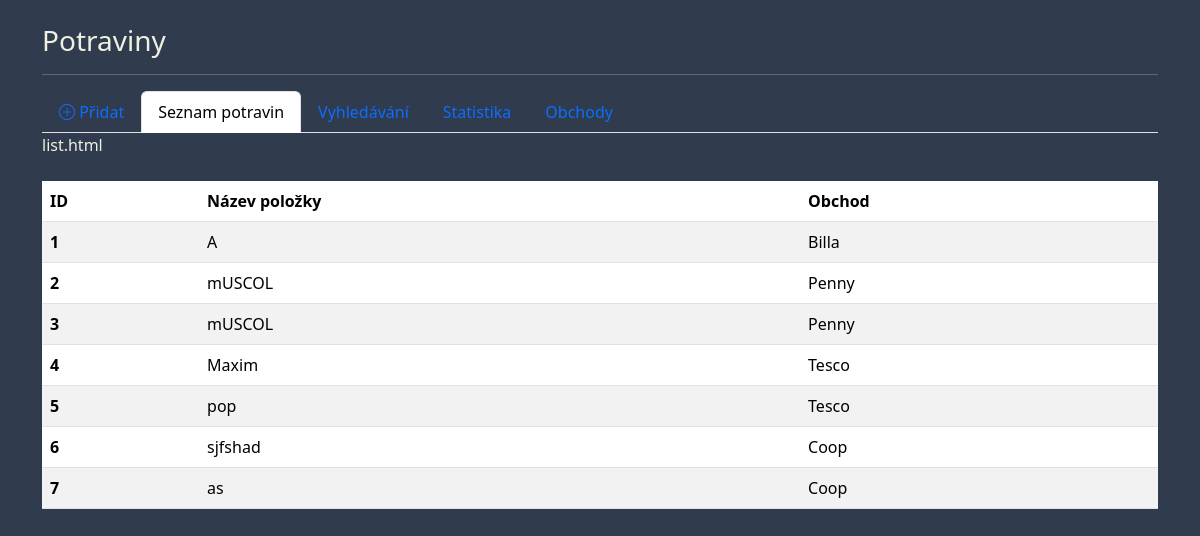
Before: /food/ with the older database file.
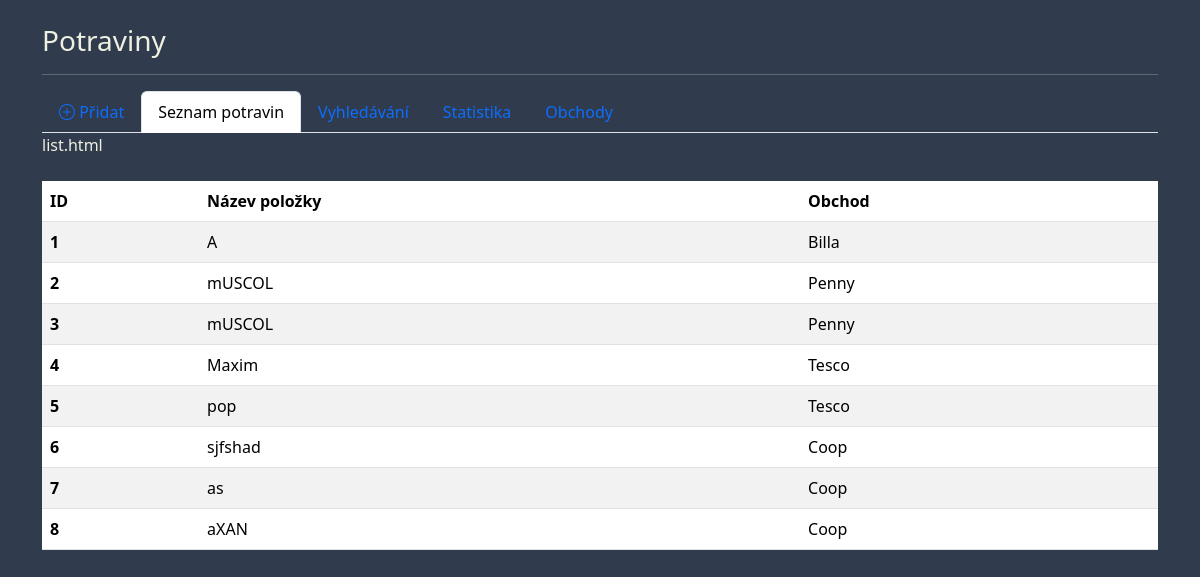
After: the same page with the newer database file.
### food/models.py (models this page shows)
class Food(models.Model):
    UNITS = [
        ('pieces', 'ks'),
        ('grams', 'g'),
        ('mililiters', 'ml'),
        ('liters','l')
    ]
    name = models.CharField(max_length=255)
    food_type = models.ForeignKey(FoodType, on_delete=models.CASCADE, default=1)
    date_added = models.DateField()
    quantity = models.FloatField()
    unit = models.CharField(max_length=10, choices=UNITS)
    store = models.ForeignKey(Store, on_delete=models.CASCADE,default=1)
    note = models.TextField(blank=True, null=True)

class Store(models.Model):
    name = models.CharField(max_length=255)
    def __str__(self):
        return self.name

### food/views.py (the view)
# urls.py: path('', views.dashboard, name='dashboard'),
def dashboard(request):
    foods = Food.objects.select_related('store').all()
    initial_date = request.session.get('date_added', None)
    initial_store = request.session.get('store', None)
    food_form = FoodForm(initial={'date_added': initial_date, 'store': initial_store})
    store_form = StoreForm()
    stores = Store.objects.all()
    return render(request, 'dashboard.html', {'food_form': food_form, 'store_form': store_form, 'stores': stores,'foods': foods})

### food/models.py (called while the page is built)
    def __str__(self):
        return self.name

### food/templates/dashboard.html (shortened to what this page needs)
 {% extends 'base.html' %}
 {% block content %}
 <div class="container">
     <div class="row">
         <div class="col-12">
             <h3 class="mt-4">Potraviny</h3>
             <hr>
             {% include 'nav.html' %}
         </div>
     </div>
 </div>
 {% endblock %}

### food/templates/base.html (shortened to what this page needs)
<!doctype html>
<html lang="en">
  <head>
    <link href="https://cdn.jsdelivr.net/npm/bootstrap@5.3.3/dist/css/bootstrap.min.css" rel="stylesheet">
    <link rel="stylesheet" href="https://cdn.jsdelivr.net/npm/bootstrap-icons@1.11.3/font/bootstrap-icons.min.css">
  </head>
  <body>
   {% block content %}
   {% endblock %}
  </body>
</html>

### food/templates/nav.html (shortened to what this page needs)
<ul class="nav nav-tabs" id="myTab" role="tablist">
  <li class="nav-item" role="presentation">
    <button class="nav-link " id="add-food-tab" data-bs-toggle="tab" data-bs-target="#add-food-tab-pane" type="button" role="tab" aria-controls="add-food-tab-pane" aria-selected="true"><i class="bi bi-plus-circle"></i> Přidat</button>
  </li>
  <li class="nav-item" role="presentation">
    <button class="nav-link active" id="food-list-tab" data-bs-toggle="tab" data-bs-target="#food-list-tab-pane" type="button" role="tab" aria-controls="food-list-tab-pane" aria-selected="false">Seznam potravin</button>
  </li>
  <li class="nav-item" role="presentation">
    <button class="nav-link" id="search-tab" data-bs-toggle="tab" data-bs-target="#search-tab-pane" type="button" role="tab" aria-controls="search-tab-pane" aria-selected="false">Vyhledávání</button>
  </li>
  <li class="nav-item" role="presentation">
    <button class="nav-link" id="statistics-tab" data-bs-toggle="tab" data-bs-target="#statistics-tab-pane" type="button" role="tab" aria-controls="statistics-tab-pane" aria-selected="false">Statistika</button>
  </li>
  <li class="nav-item" role="presentation">
    <button class="nav-link" id="stores-tab" data-bs-toggle="tab" data-bs-target="#stores-tab-pane" type="button" role="tab" aria-controls="stores-tab-pane" aria-selected="false">Obchody</button>
  </li>
</ul>
<div class="tab-content" id="myTabContent">
  <div class="tab-pane fade show active" id="food-list-tab-pane" role="tabpanel" aria-labelledby="food-list-tab" tabindex="0">{% include 'list.html' %}</div>
</div>

### food/templates/list.html
list.html
{% if foods %}
<table class="table table-striped mt-4">
  <thead>
    <tr>
      <th scope="col">ID</th>
      <th scope="col">Název položky</th>
      <th scope="col">Obchod</th>
    </tr>
  </thead>
  <tbody>
    {% for food in foods %}
    <tr>
      <th scope="row">{{ food.id }}</th>
      <td>{{ food.name }}</td>
      <td>{{ food.store.name }}</td>
    </tr>
    {% endfor %}
  </tbody>
</table>
{% endif %}

### food/templates/base.html (style rules this page uses)
body { background-color: #303b4d; color: #eef0e1; }

Changed rows visible on the page:
added Food: id "8", name "aXAN", store.name "Coop"
